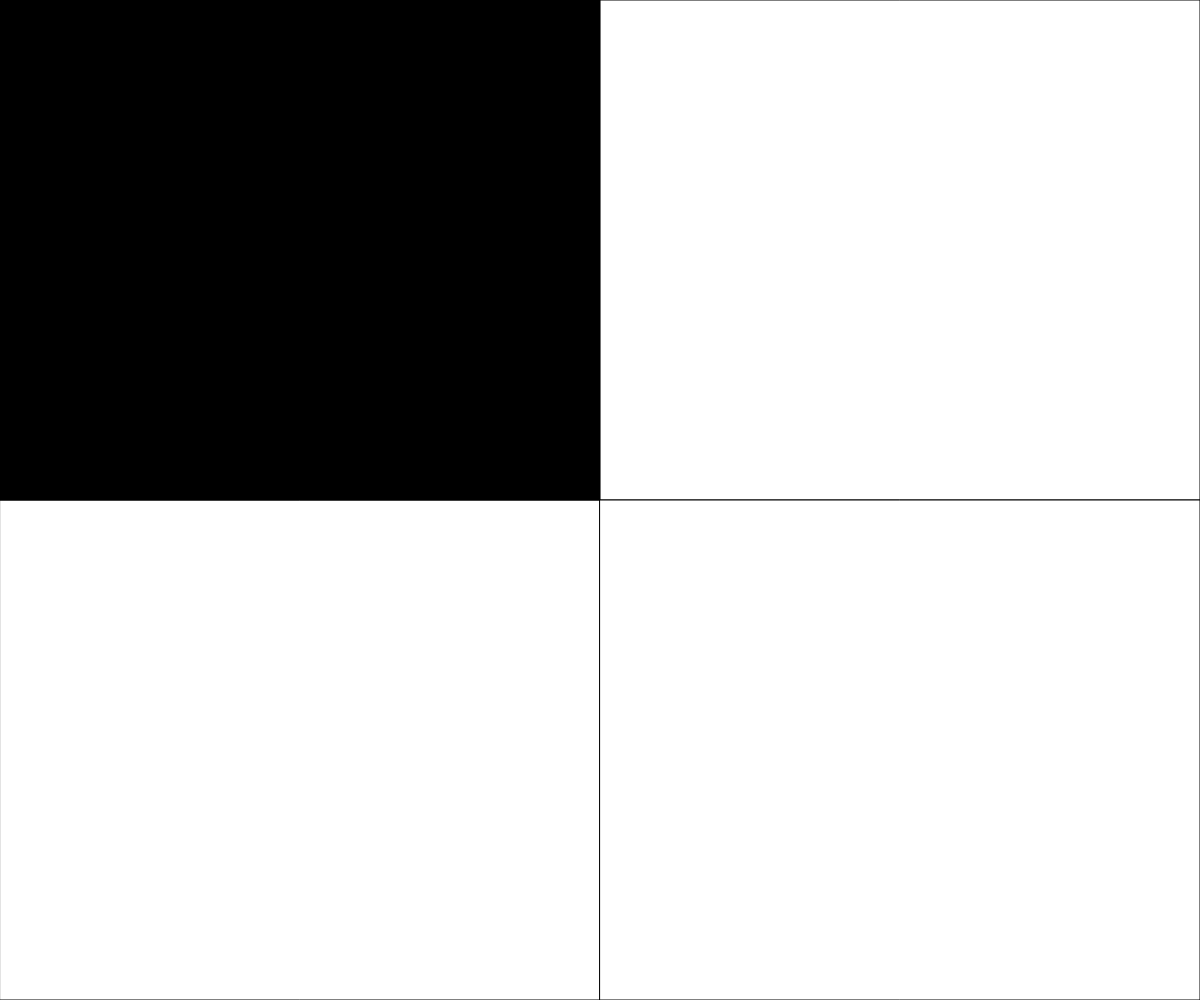
Frame 1 (no input)
Frame 60 (no input): identical to frame 1, image omitted
Frame 120 (the mouse pressed at the canvas centre since frame 60): blank canvas, image omitted

The p5.js sketch that drew this single still picture (run headless with seeded random() and noise() and a simulated clock; from frame 60 on, the mouse is pressed at the canvas centre):

// p5.js sketch
// ── sketch.js
// Project Title
// Your Name
// Date
//
// Extra for Experts:
// - describe what you did to take this project "above and beyond"

let rectX, rectY, rectW, rectH;
let rectColour = 255;

function setup() {
  createCanvas(windowWidth, windowHeight);
  rectX = width/2;
  rectY = height;
  rectW = width/2;
  rectH = height/2;
 
}

function draw() {
  background(255);
  fill(rectColour);
  rect(0, 0, rectW, rectH);
  rect(width/2, 0, rectW, rectH);
  rect(0, height/2, rectW, rectH);
  rect(width/2, height/2, rectW, rectH);

if (mouseX <= width/2 && mouseY <= height/2){
  fill(0);
  rect(0, 0, rectW, rectH);
}
if (mouseX <= width/2 && mouseY >= height/2){
  fill(0);
  rect(0, height/2, rectW, rectH);
}  
if (mouseX >= width/2 && mouseY <= height/2){
  fill(0);
  rect(width/2, 0, rectW, rectH);
  
}
if (mouseX >= width/2 && mouseY >= height/2){
  fill(0);
  rect(width/2, height/2, rectW, rectH);
} 

  
}
